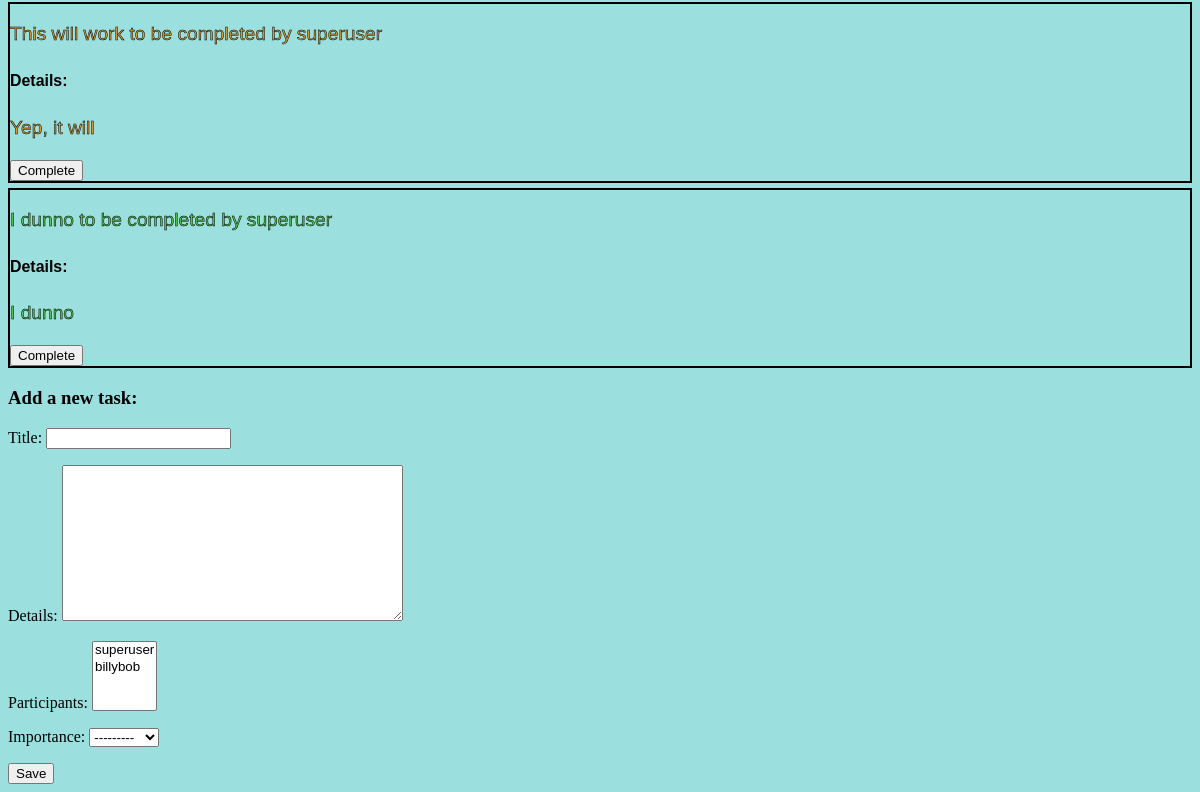
The app's page / (signed in, lower part), older data.
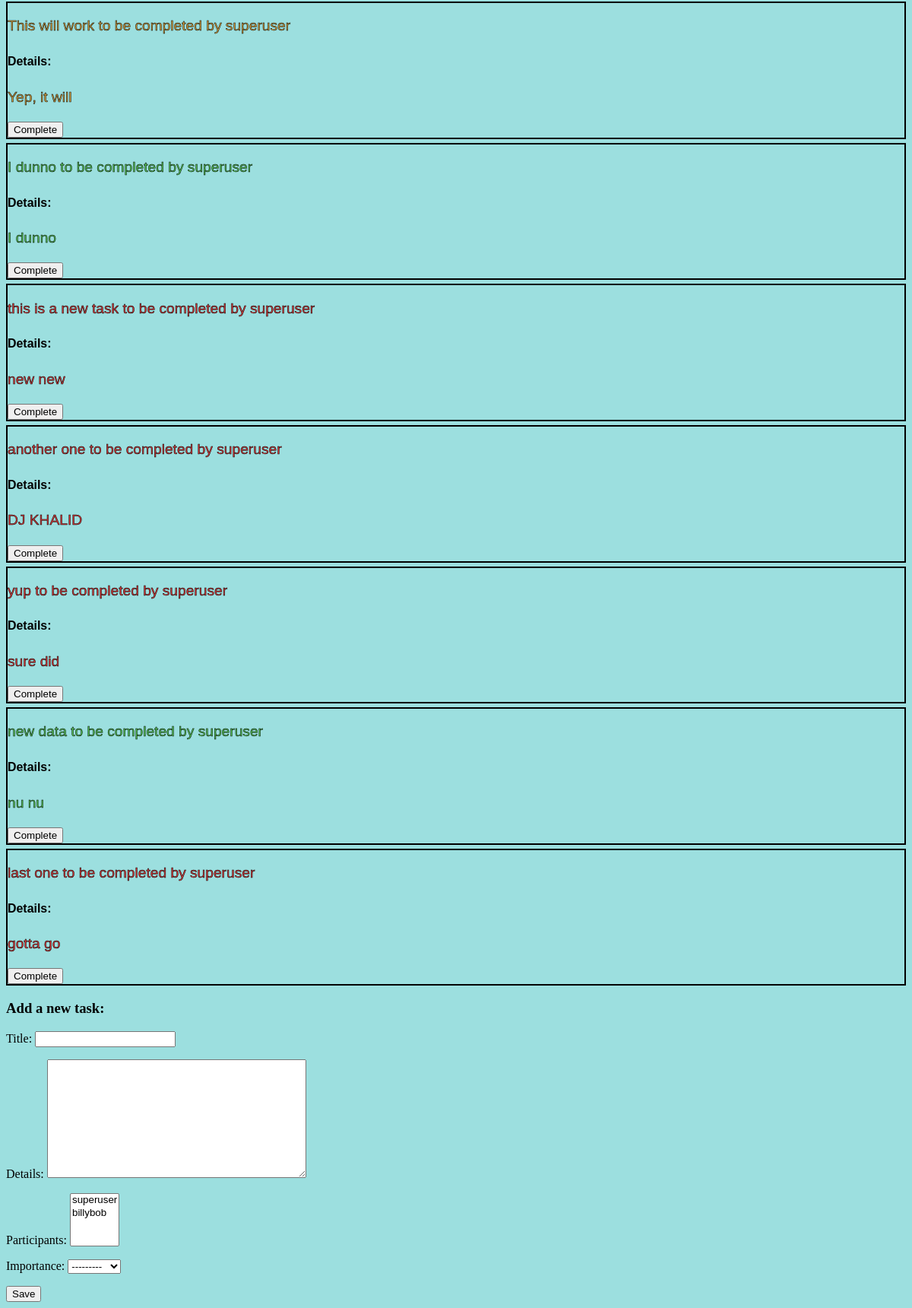
The same page, newer data.
### todo/models.py (models this page shows, shortened)
class Task(models.Model):
    LOW = '1'
    MEDIUM = '2'
    HIGH = '3'
    IMPORTANCE_CHOICES = [
        (LOW, 'Low'),
        (MEDIUM, 'Medium'),
        (HIGH, 'High')
    ]
    title = models.CharField(max_length=50)
    details = models.TextField(max_length=500, null=True, blank=True)
    address = models.CharField(max_length=200, null=True, blank=True)
    owner = models.ForeignKey(
        User, on_delete=models.CASCADE, related_name='tasks')
    participants = models.ManyToManyField(User, related_name='completed_tasks', blank=True)
    importance = models.CharField(
        max_length=1, choices=IMPORTANCE_CHOICES, null=True, blank=True)
    def __str__(self):
        return f'{self.title} to be completed by {self.owner}'

class User(AbstractUser):
    bio = models.TextField(max_length=500, blank=True, null=True)
    location = models.CharField(max_length=30, blank=True, null=True)
    birth_date = models.DateField(blank=True, null=True)

### todo/views.py (the view)
# urls.py: path('', views.index, name='home'),
def index(request):
    tasks = Task.objects.all()
    completed_tasks = [completion.task for completion in Completion.objects.filter(completed_by=request.user)]
    form = TaskForm()
    context = {
        'tasks': tasks,
        'completed_tasks': completed_tasks,
        'form': form,
    }
    return render(request, 'todo/index.html', context)

### todo/forms.py
class TaskForm(forms.ModelForm):
    class Meta:
        model = Task
        fields = ('title', 'details', 'participants', 'importance')

### templates/todo/index.html (shortened to what this page needs)
{% extends 'base.html' %}
{% block content %}
<div id="task-list">
  {% for task in tasks %}
  <div class="_{{task.importance}} task-item" data-task-pk="{{task.pk}}">
    {% if task in completed_tasks %}
    <p class="completed">{{ task }}</p>
    {% else %}
    <p>{{ task }}</p>
    <h5>Details:</h5>
    <p class="details">{{ task.details }}</p>
    <button data-task-pk="{{task.pk}}" class="complete-button">Complete</button>
    {% endif %}
  </div>
  {% endfor %}
</div>
<form class="box" id="create-form">
  <h3>Add a new task:</h3>
  {% csrf_token %} {{ form.as_p }}
  <button type="submit" class="button is-info is-hovered">Save</button>
</form>
{% endblock %}

Row changes from the older to the newer data that the page shows:
added Task: title+owner "this is a new task to be completed by superuser", details "new new"
added Task: title+owner "another one to be completed by superuser", details "DJ KHALID"
added Task: title+owner "yup to be completed by superuser", details "sure did"
added Task: title+owner "new data to be completed by superuser", details "nu nu"
added Task: title+owner "last one to be completed by superuser", details "gotta go"
